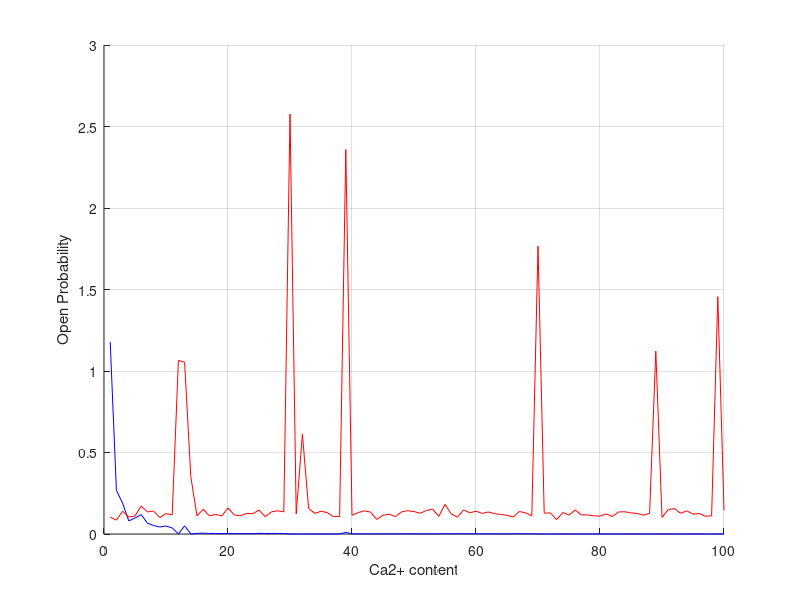

Write MATLAB code to recreate this figure.
clear;clc
ca_limit=100;
num_channels=50;
eta=2.2;
kplus=12;
kminus=500;
casr=1000;
time=0;
a=.07;
oo=-.85;
cc=-.92;
state=0; %starts off at closed
Popen=0; %theoretical open probability of the channel
nopen=1; %number of channels open
nclosed=num_channels-nopen; %number of channels closed
topen=0; %time channel is open
P(1,ca_limit)=0; %array of simulated probabilities
TP(1,ca_limit)=0; %array of theoretical probabilities
for ca=1:ca_limit %calcium content (initial value)
    phi=2.3*(10^-4)*casr+(2*10^-2);
        for t=1:1000 %time loop
            xco=exp(-a*.5*(nclosed*cc-(nopen-1)*oo));
            xoc=exp(-a*.5*(nopen*oo-(nclosed-1)*cc));
            dt=0.1/((nclosed*xco*(phi)*(kplus)*(ca^eta))+(nopen*xoc*kminus)); 
            r=rand(1,1);%generates a random number
            if state==0
                if r<(nclosed*xco*(phi)*(kplus)*(ca^eta))*dt
                    state=1;  %change to open
                    nopen=nopen+1;
                    nclosed=nclosed-1;
                end
                %display(state);
            elseif state==1
                if r<(nclosed*xco*(phi)*(kplus)*(ca^eta))*dt
                    state=2;  
                    nopen=nopen+1;
                    nclosed=nclosed-1;
                elseif r<(nopen*xoc*kminus)
                    state=0;
                    nclosed=nclosed+1;
                    nopen=nopen-1;
                end
                %display(state);
            elseif state==2
                if r<(nclosed*xco*(phi)*(kplus)*(ca^eta))*dt
                    state=3;  
                    nopen=nopen+1;
                    nclosed=nclosed-1;
                elseif r<(nopen*xoc*kminus)
                    state=1;
                    nclosed=nclosed+1;
                    nopen=nopen-1;
                end
            elseif state==3
                if r<(nclosed*xco*(phi)*(kplus)*(ca^eta))*dt
                    state=4;  
                    nopen=nopen+1;
                    nclosed=nclosed-1;
                elseif r<(nopen*xoc*kminus)
                    state=2;
                    nclosed=nclosed+1;
                    nopen=nopen-1;
                end
            elseif state==4
                if r<(nclosed*xco*(phi)*(kplus)*(ca^eta))*dt
                    state=5;  
                    nopen=nopen+1;
                    nclosed=nclosed-1;
                elseif r<(nopen*xoc*kminus)
                    state=4;
                    nclosed=nclosed+1;
                    nopen=nopen-1;
                end
            elseif state==5
                if r<(nclosed*xco*(phi)*(kplus)*(ca^eta))*dt
                    state=6;  
                    nopen=nopen+1;
                    nclosed=nclosed-1;
                elseif r<(nopen*xoc*kminus)
                    state=4;
                    nclosed=nclosed+1;
                    nopen=nopen-1;
                end
            elseif state==6
                if r<(nclosed*xco*(phi)*(kplus)*(ca^eta))*dt
                    state=7;  
                    nopen=nopen+1;
                    nclosed=nclosed-1;
                elseif r<(nopen*xoc*kminus)
                    state=5;
                    nclosed=nclosed+1;
                    nopen=nopen-1;
                end
            elseif state==7
                if r<(nclosed*xco*(phi)*(kplus)*(ca^eta))*dt
                    state=8;  
                    nopen=nopen+1;
                    nclosed=nclosed-1;
                elseif r<(nopen*xoc*kminus)
                    state=6;
                    nclosed=nclosed+1;
                    nopen=nopen-1;
                end
            elseif state==8
                if r<(nclosed*xco*(phi)*(kplus)*(ca^eta))*dt
                    state=9;  
                    nopen=nopen+1;
                    nclosed=nclosed-1;
                elseif r<(nopen*xoc*kminus)
                    state=7;
                    nclosed=nclosed+1;
                    nopen=nopen-1;
                end
            elseif state==9;
                if r<(nclosed*xco*(phi)*(kplus)*(ca^eta))*dt
                    state=10;  
                    nopen=nopen+1;
                    nclosed=nclosed-1;
                elseif r<(nopen*xoc*kminus)
                    state=8;
                    nclosed=nclosed+1;
                    nopen=nopen-1;
                end
            elseif state==10
                if r<(nclosed*xco*(phi)*(kplus)*(ca^eta))*dt
                    state=11;  
                    nopen=nopen+1;
                    nclosed=nclosed-1;
                elseif r<(nopen*xoc*kminus)
                    state=9;
                    nclosed=nclosed+1;
                    nopen=nopen-1;
                end
            elseif state==11
                if r<(nclosed*xco*(phi)*(kplus)*(ca^eta))*dt
                    state=12;  
                    nopen=nopen+1;
                    nclosed=nclosed-1;
                elseif r<(nopen*xoc*kminus)
                    state=10;
                    nclosed=nclosed+1;
                    nopen=nopen-1;
                end
            elseif state==12
                if r<(nclosed*xco*(phi)*(kplus)*(ca^eta))*dt
                    state=13;  
                    nopen=nopen+1;
                    nclosed=nclosed-1;
                elseif r<(nopen*xoc*kminus)
                    state=11;
                    nclosed=nclosed+1;
                    nopen=nopen-1;
                end
            elseif state==13
                if r<(nclosed*xco*(phi)*(kplus)*(ca^eta))*dt
                    state=14;  
                    nopen=nopen+1;
                    nclosed=nclosed-1;
                elseif r<(nopen*xoc*kminus)
                    state=12;
                    nclosed=nclosed+1;
                    nopen=nopen-1;
                end
            elseif state==14
                if r<(nclosed*xco*(phi)*(kplus)*(ca^eta))*dt
                    state=15;  
                    nopen=nopen+1;
                    nclosed=nclosed-1;
                elseif r<(nopen*xoc*kminus)
                    state=13;
                    nclosed=nclosed+1;
                    nopen=nopen-1;
                end
            elseif state==15
                if r<(nclosed*xco*(phi)*(kplus)*(ca^eta))*dt
                    state=16;  
                    nopen=nopen+1;
                    nclosed=nclosed-1;
                elseif r<(nopen*xoc*kminus)
                    state=14;
                    nclosed=nclosed+1;
                    nopen=nopen-1;
                end
            elseif state==16
                if r<(nclosed*xco*(phi)*(kplus)*(ca^eta))*dt
                    state=17;  
                    nopen=nopen+1;
                    nclosed=nclosed-1;
                elseif r<(nopen*xoc*kminus)
                    state=15;
                    nclosed=nclosed+1;
                    nopen=nopen-1;
                end
            elseif state==17
                if r<(nclosed*xco*(phi)*(kplus)*(ca^eta))*dt
                    state=18;  
                    nopen=nopen+1;
                    nclosed=nclosed-1;
                elseif r<(nopen*xoc*kminus)
                    state=16;
                    nclosed=nclosed+1;
                    nopen=nopen-1;
                end
            elseif state==18
                if r<(nclosed*xco*(phi)*(kplus)*(ca^eta))*dt
                    state=19;  
                    nopen=nopen+1;
                    nclosed=nclosed-1;
                elseif r<(nopen*xoc*kminus)
                    state=17;
                    nclosed=nclosed+1;
                    nopen=nopen-1;
                end
            elseif state==19
                if r<(nclosed*xco*(phi)*(kplus)*(ca^eta))*dt
                    state=20;  
                    nopen=nopen+1;
                    nclosed=nclosed-1;
                elseif r<(nopen*xoc*kminus)
                    state=18;
                    nclosed=nclosed+1;
                    nopen=nopen-1;
                end
            elseif state==20
                if r<(nclosed*xco*(phi)*(kplus)*(ca^eta))*dt
                    state=21;  
                    nopen=nopen+1;
                    nclosed=nclosed-1;
                elseif r<(nopen*xoc*kminus)
                    state=19;
                    nclosed=nclosed+1;
                    nopen=nopen-1;
                end
            elseif state==21
                if r<(nclosed*xco*(phi)*(kplus)*(ca^eta))*dt
                    state=22;  
                    nopen=nopen+1;
                    nclosed=nclosed-1;
                elseif r<(nopen*xoc*kminus)
                    state=20;
                    nclosed=nclosed+1;
                    nopen=nopen-1;
                end
            elseif state==22
                if r<(nclosed*xco*(phi)*(kplus)*(ca^eta))*dt
                    state=23;  
                    nopen=nopen+1;
                    nclosed=nclosed-1;
                elseif r<(nopen*xoc*kminus)
                    state=21;
                    nclosed=nclosed+1;
                    nopen=nopen-1;
                end
            elseif state==23
                if r<(nclosed*xco*(phi)*(kplus)*(ca^eta))*dt
                    state=24;  
                    nopen=nopen+1;
                    nclosed=nclosed-1;
                elseif r<(nopen*xoc*kminus)
                    state=22;
                    nclosed=nclosed+1;
                    nopen=nopen-1;
                end
            elseif state==24
                if r<(nclosed*xco*(phi)*(kplus)*(ca^eta))*dt
                    state=25;  
                    nopen=nopen+1;
                    nclosed=nclosed-1;
                elseif r<(nopen*xoc*kminus)
                    state=23;
                    nclosed=nclosed+1;
                    nopen=nopen-1;
                end
            elseif state==25
                if r<(nclosed*xco*(phi)*(kplus)*(ca^eta))*dt
                    state=26;  
                    nopen=nopen+1;
                    nclosed=nclosed-1;
                elseif r<(nopen*xoc*kminus)
                    state=24;
                    nclosed=nclosed+1;
                    nopen=nopen-1;
                end
            elseif state==26
                if r<(nclosed*xco*(phi)*(kplus)*(ca^eta))*dt
                    state=27;  
                    nopen=nopen+1;
                    nclosed=nclosed-1;
                elseif r<(nopen*xoc*kminus)
                    state=25;
                    nclosed=nclosed+1;
                    nopen=nopen-1;
                end
            elseif state==27
                if r<(nclosed*xco*(phi)*(kplus)*(ca^eta))*dt
                    state=28;  
                    nopen=nopen+1;
                    nclosed=nclosed-1;
                elseif r<(nopen*xoc*kminus)
                    state=26;
                    nclosed=nclosed+1;
                    nopen=nopen-1;
                end
            elseif state==28
                if r<(nclosed*xco*(phi)*(kplus)*(ca^eta))*dt
                    state=29;  
                    nopen=nopen+1;
                    nclosed=nclosed-1;
                elseif r<(nopen*xoc*kminus)
                    state=27;
                    nclosed=nclosed+1;
                    nopen=nopen-1;
                end
            elseif state==29
                if r<(nclosed*xco*(phi)*(kplus)*(ca^eta))*dt
                    state=30;  
                    nopen=nopen+1;
                    nclosed=nclosed-1;
                elseif r<(nopen*xoc*kminus)
                    state=28;
                    nclosed=nclosed+1;
                    nopen=nopen-1;
                end
            elseif state==30
                if r<(nclosed*xco*(phi)*(kplus)*(ca^eta))*dt
                    state=31;  
                    nopen=nopen+1;
                    nclosed=nclosed-1;
                elseif r<(nopen*xoc*kminus)
                    state=29;
                    nclosed=nclosed+1;
                    nopen=nopen-1;
                end
            elseif state==31
                if r<(nclosed*xco*(phi)*(kplus)*(ca^eta))*dt
                    state=32;  
                    nopen=nopen+1;
                    nclosed=nclosed-1;
                elseif r<(nopen*xoc*kminus)
                    state=30;
                    nclosed=nclosed+1;
                    nopen=nopen-1;
                end
            elseif state==32
                if r<(nclosed*xco*(phi)*(kplus)*(ca^eta))*dt
                    state=33;  
                    nopen=nopen+1;
                    nclosed=nclosed-1;
                elseif r<(nopen*xoc*kminus)
                    state=31;
                    nclosed=nclosed+1;
                    nopen=nopen-1;
                end
            elseif state==33
                if r<(nclosed*xco*(phi)*(kplus)*(ca^eta))*dt
                    state=34;  
                    nopen=nopen+1;
                    nclosed=nclosed-1;
                elseif r<(nopen*xoc*kminus)
                    state=32;
                    nclosed=nclosed+1;
                    nopen=nopen-1;
                end
            elseif state==34
                if r<(nclosed*xco*(phi)*(kplus)*(ca^eta))*dt
                    state=35;  
                    nopen=nopen+1;
                    nclosed=nclosed-1;
                elseif r<(nopen*xoc*kminus)
                    state=33;
                    nclosed=nclosed+1;
                    nopen=nopen-1;
                end
            elseif state==35
                if r<(nclosed*xco*(phi)*(kplus)*(ca^eta))*dt
                    state=36;  
                    nopen=nopen+1;
                    nclosed=nclosed-1;
                elseif r<(nopen*xoc*kminus)
                    state=34;
                    nclosed=nclosed+1;
                    nopen=nopen-1;
                end
            elseif state==36
                if r<(nclosed*xco*(phi)*(kplus)*(ca^eta))*dt
                    state=37;  
                    nopen=nopen+1;
                    nclosed=nclosed-1;
                elseif r<(nopen*xoc*kminus)
                    state=35;
                    nclosed=nclosed+1;
                    nopen=nopen-1;
                end
            elseif state==37
                if r<(nclosed*xco*(phi)*(kplus)*(ca^eta))*dt
                    state=38;  
                    nopen=nopen+1;
                    nclosed=nclosed-1;
                elseif r<(nopen*xoc*kminus)
                    state=36;
                    nclosed=nclosed+1;
                    nopen=nopen-1;
                end
            elseif state==38
                if r<(nclosed*xco*(phi)*(kplus)*(ca^eta))*dt
                    state=39;  
                    nopen=nopen+1;
                    nclosed=nclosed-1;
                elseif r<(nopen*xoc*kminus)
                    state=37;
                    nclosed=nclosed+1;
                    nopen=nopen-1;
                end
            elseif state==39
                if r<(nclosed*xco*(phi)*(kplus)*(ca^eta))*dt
                    state=40;  
                    nopen=nopen+1;
                    nclosed=nclosed-1;
                elseif r<(nopen*xoc*kminus)
                    state=38;
                    nclosed=nclosed+1;
                    nopen=nopen-1;
                end
            elseif state==40
                if r<(nclosed*xco*(phi)*(kplus)*(ca^eta))*dt
                    state=41;  
                    nopen=nopen+1;
                    nclosed=nclosed-1;
                elseif r<(nopen*xoc*kminus)
                    state=39;
                    nclosed=nclosed+1;
                    nopen=nopen-1;
                end
            elseif state==41
                if r<(nclosed*xco*(phi)*(kplus)*(ca^eta))*dt
                    state=42;  
                    nopen=nopen+1;
                    nclosed=nclosed-1;
                elseif r<(nopen*xoc*kminus)
                    state=40;
                    nclosed=nclosed+1;
                    nopen=nopen-1;
                end
            elseif state==42
                if r<(nclosed*xco*(phi)*(kplus)*(ca^eta))*dt
                    state=43;  
                    nopen=nopen+1;
                    nclosed=nclosed-1;
                elseif r<(nopen*xoc*kminus)
                    state=41;
                    nclosed=nclosed+1;
                    nopen=nopen-1;
                end
            elseif state==43
                if r<(nclosed*xco*(phi)*(kplus)*(ca^eta))*dt
                    state=44;  
                    nopen=nopen+1;
                    nclosed=nclosed-1;
                elseif r<(nopen*xoc*kminus)
                    state=42;
                    nclosed=nclosed+1;
                    nopen=nopen-1;
                end
            elseif state==44
                if r<(nclosed*xco*(phi)*(kplus)*(ca^eta))*dt
                    state=45;  
                    nopen=nopen+1;
                    nclosed=nclosed-1;
                elseif r<(nopen*xoc*kminus)
                    state=43;
                    nclosed=nclosed+1;
                    nopen=nopen-1;
                end
            elseif state==45
                if r<(nclosed*xco*(phi)*(kplus)*(ca^eta))*dt
                    state=46;  
                    nopen=nopen+1;
                    nclosed=nclosed-1;
                elseif r<(nopen*xoc*kminus)
                    state=44;
                    nclosed=nclosed+1;
                    nopen=nopen-1;
                end
            elseif state==46
                if r<(nclosed*xco*(phi)*(kplus)*(ca^eta))*dt
                    state=47;  
                    nopen=nopen+1;
                    nclosed=nclosed-1;
                elseif r<(nopen*xoc*kminus)
                    state=45;
                    nclosed=nclosed+1;
                    nopen=nopen-1;
                end
            elseif state==47
                if r<(nclosed*xco*(phi)*(kplus)*(ca^eta))*dt
                    state=48;  
                    nopen=nopen+1;
                    nclosed=nclosed-1;
                elseif r<(nopen*xoc*kminus)
                    state=46;
                    nclosed=nclosed+1;
                    nopen=nopen-1;
                end
            elseif state==48
                if r<(nclosed*xco*(phi)*(kplus)*(ca^eta))*dt
                    state=49;  
                    nopen=nopen+1;
                    nclosed=nclosed-1;
                elseif r<(nopen*xoc*kminus)
                    state=47;
                    nclosed=nclosed+1;
                    nopen=nopen-1;
                end
            elseif state==49
                if r<(nopen*xoc*kminus)
                    state=48;
                    nclosed=nclosed+1;
                    nopen=nopen-1;
                end
            end
            topen=topen+state*dt; %sums up all states
            time=time+dt;
        end  
        P(1,ca)=topen/time; %creates an array of the open probs
        timeclosed=1/(nclosed*xco*(phi)*(kplus)*(ca^eta)); %calculates the theoretical probability
        timeopen=1/(nopen*xoc*kminus);
        Popen=topen/(timeopen+timeclosed);
        TP(1,ca)=Popen;
        topen=0;
        time=0;
        state=0;
end
display(P)
%display(TP);
CA(1,ca_limit)=0; %creates an array of the increasing calcium values
for x=1:ca_limit
    CA(1,x)=x;
end

hold on
    plot(CA,TP,'b')
    plot(CA,P,'r') %plots CA on the x axis, and P on the y axis. 
hold off
grid on
xlabel('Ca2+ content');
ylabel('Open Probability');

